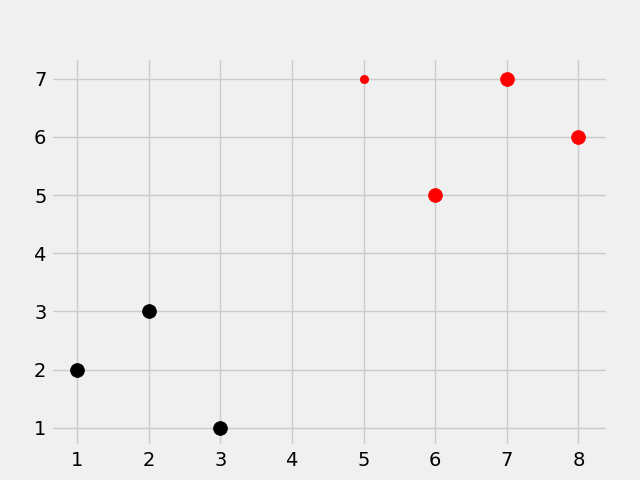

Python code for this plot:
import matplotlib.pyplot as plt
from matplotlib import style
from collections import Counter
import numpy as np

''' 
    Material de consulta
    Aulas 13 a 19 da playlist: 
    https://www.youtube.com/watch?v=44jq6ano5n0&list=PLQVvvaa0QuDfKTOs3Keq_kaG2P55YRn5v&index=13
    Livro: Learning From Data (LFD)    
'''

style.use('fivethirtyeight')
dataset = {'k': [[1,2],[2,3],[3,1]], 'r': [[6,5],[7,7],[8,6]]}
new_features = [5,7]

def k_nearest_neighbors(data, predict, k=3):

    if len(data) >= k:
        return ('K is set to value less than total voting groups!')

    distances = []
    for group in data:
        for features in data[group]:
            euclidean_distance = np.sqrt((features[0]-predict[0])**2 + (features[1]-predict[1])**2) 
            distances.append([euclidean_distance, group])
    
    votes = [i[1] for i in sorted(distances)[:k]]
    print (Counter(votes).most_common(1))
    vote_result = Counter(votes).most_common(1)[0][0]

    return vote_result

result = k_nearest_neighbors(dataset, new_features, k=3)
print (result)

[[plt.scatter(ii[0], ii[1], s=100, color=i) for ii in dataset[i]] for i in dataset]
plt.scatter(new_features[0],new_features[1],color=result)
plt.show()
